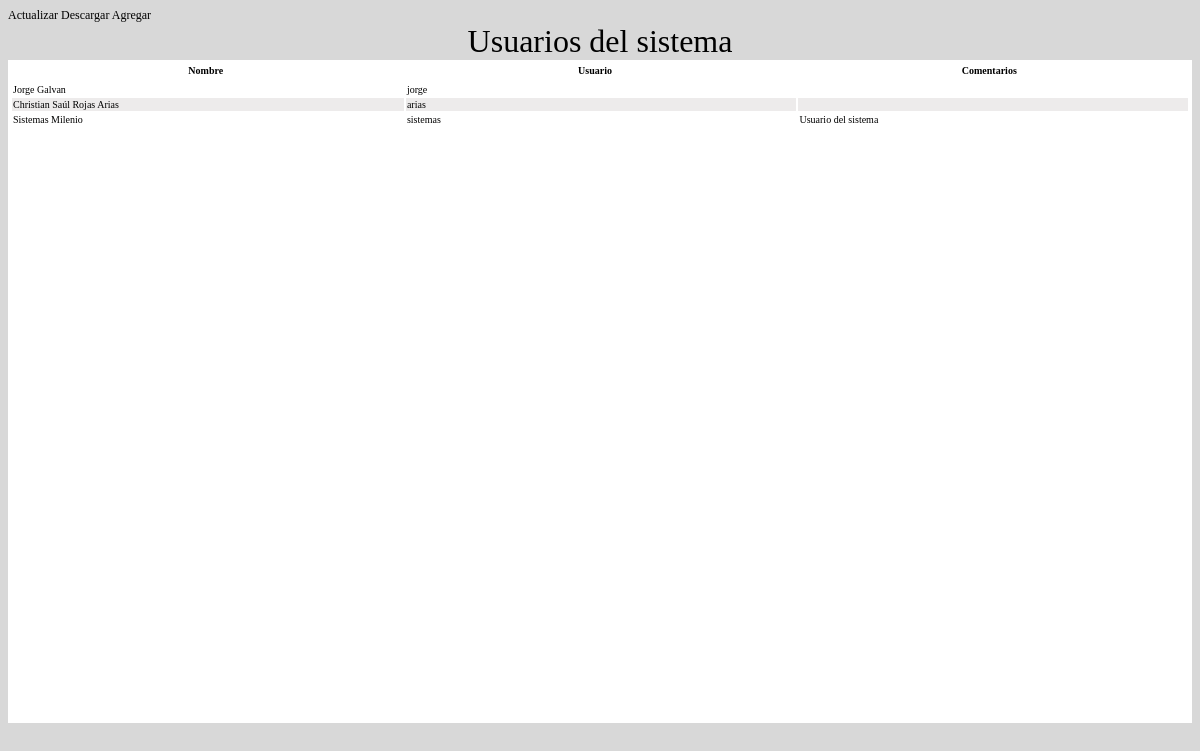
Page /Sistemas/Contenido/UsuariosSistema/Panel.php (signed in) on the committed database.
### tables this page shows
CREATE TABLE `_usuarios` (
  `usuarios_id` int(10) unsigned NOT NULL auto_increment,
  `usuarios_nombre` varchar(45) NOT NULL default '',
  `usuarios_apellido` varchar(45) NOT NULL default '',
  `usuarios_usuario` varchar(45) NOT NULL default '',
  `usuarios_contrasena` varchar(45) NOT NULL default '',
  `usuarios_fechacreacion` date NOT NULL default '0000-00-00',
  `usuarios_horacreacion` time NOT NULL default '00:00:00',
  `usuarios_bloqueado` tinyint(1) default NULL,
  `usuarios_imagen` longblob,
  `usuarios_correo` text,
  `usuarios_telefono` varchar(45) NOT NULL default '',
  `usuarios_movil` varchar(45) NOT NULL default '',
  `usuarios_perfil` int(10) unsigned NOT NULL default '0',
  `usuarios_permisos` int(10) unsigned NOT NULL default '0',
  `usuarios_comentarios` longtext,
  `usuarios_activohasta` date NOT NULL default '0000-00-00',
  PRIMARY KEY  (`usuarios_id`)
);

### Sistemas/Contenido/UsuariosSistema/Panel.php (the view, shortened to what this page needs)
<?php
	include("../../conexion.php");
	$user = $_SESSION['sis_id'];
?>
<!doctype html>
<html>
<head>
	<LINK href="../../CSS/modal_userpic.css" rel="stylesheet" type="text/css">
	<LINK href="../../CSS/General.css" rel="stylesheet" type="text/css">
	<LINK href="../../CSS/contenido.css" rel="stylesheet" type="text/css">
</head>
<body>
	<caption id="botones" style="text-align: right">
		<a href="#" onClick="javascript:window.location.reload();">Actualizar</a>
		<a href="#" onClick="descargarExcel()">Descargar</a>
		<a href="Agregar.php">Agregar</a>
	</caption>
	<div id="informacion">
		<table class="elemento">
			<caption class="elemento"><font size="+3">Usuarios del sistema</font></caption>
			<thead>
				<tr>
					<th class="td">Nombre</th>
					<th class="td">Usuario</th>
					<th class="td">Comentarios</th>
				</tr>
			</thead>
			<tbody>
				<?php
					$sql = "SELECT * FROM _usuarios WHERE usuarios_usuario NOT LIKE '%root%' AND usuarios_id != $user";
					$res = mysql_query($sql,$conex) or die (mysql_error());
					while($row = mysql_fetch_array($res)){
				?>
				<tr onClick="modal('Editar.php?id=<?php echo $row["usuarios_id"];?>')" title="Click para editar">
					<td><?php echo $row["usuarios_nombre"]." ".$row["usuarios_apellido"];?></td>
					<td><?php echo $row["usuarios_usuario"];?></td>
					<td><?php echo $row["usuarios_comentarios"];?></td>
				</tr>
				<?php }?>
			</tbody>
		</table>
	</div>
</body>
</html>

### Sistemas/CSS/General.css (style rules this page uses)
a { color: black; text-decoration: none; }
.elemento { -webkit-user-select: none; -khtml-user-select: none; -moz-user-select: none; -o-user-select: none; -ms-user-select: none; user-select: none; }

### Sistemas/CSS/contenido.css (style rules this page uses)
body { background: #D8D8D8; font-size: 12px; }
#informacion { width: 100%; height: 25%; }
th { background-color: white; color: black; }
table { font-size: 10px; width: 100%; border: none; color: black; background: white; }
th,td { width: 90vh; border: none; }
thead>tr { position: relative; display: block; width: 100%; }
tbody { display: block; height: 80vh; width: 100%; overflow: auto; }
tr:nth-child(2n) { background: none repeat scroll 0 0 #edebeb; }

### Sistemas/Contenido/UsuariosSistema/Panel.php (style rules this page uses)
table { width: 100%; }
.td { width: 33%; width: 90vh; width: 90mh; }

### rows in the picture
_usuarios: usuarios_nombre "Jorge", usuarios_apellido "Galvan", usuarios_usuario "jorge"
_usuarios: usuarios_nombre "Christian Saúl", usuarios_apellido "Rojas Arias", usuarios_usuario "arias"
_usuarios: usuarios_nombre "Sistemas", usuarios_apellido "Milenio", usuarios_usuario "sistemas", usuarios_comentarios "Usuario del sistema"
